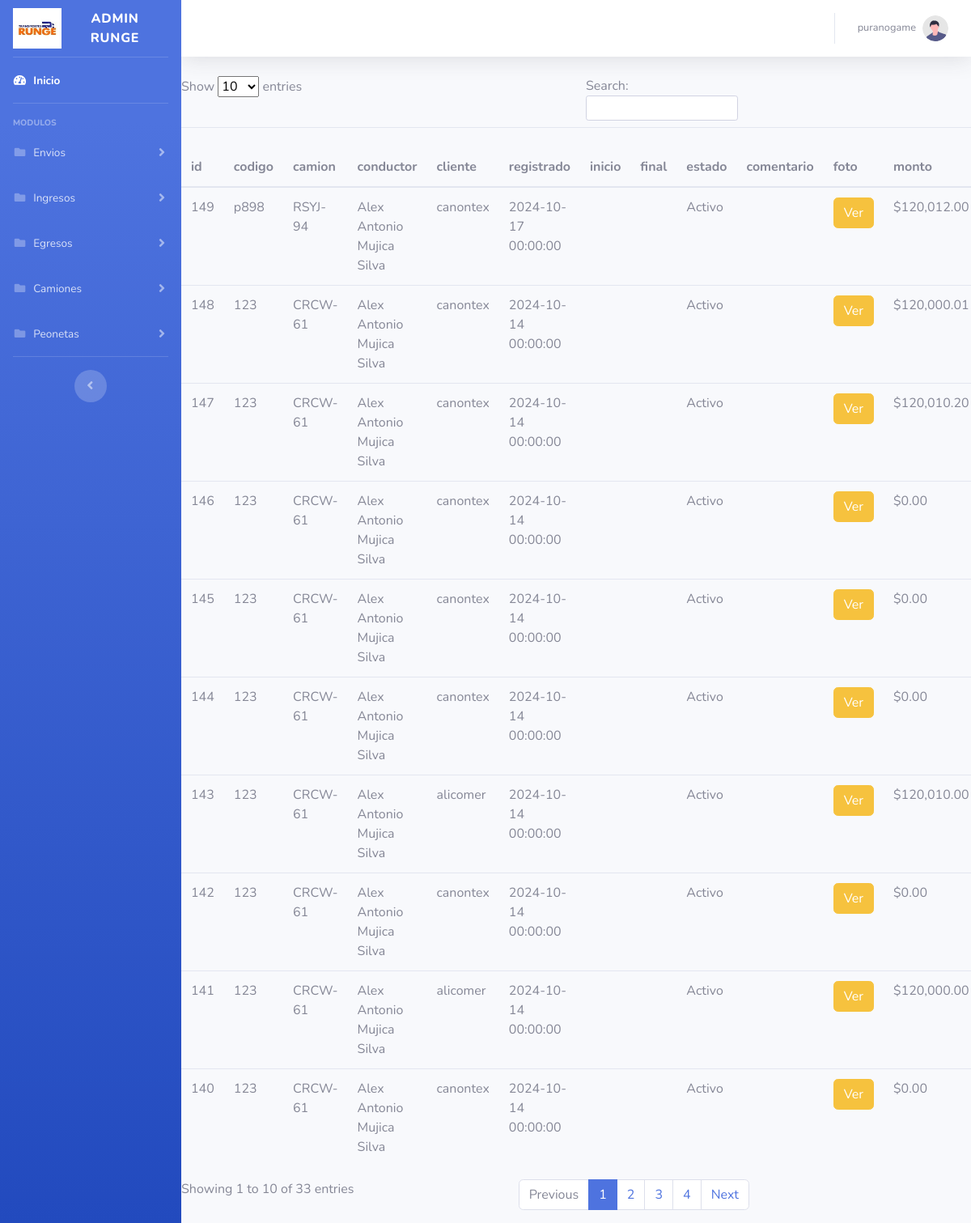
Page /php/views/admin/enviosviews/ViewEnvios.php (signed in) on the committed database.
### tables this page shows
CREATE TABLE `envios` (
  `idEnvio` int(11) NOT NULL,
  `idCamionFk` int(11) DEFAULT NULL,
  `idConductorFk` int(11) DEFAULT NULL,
  `idClienteFk` int(11) DEFAULT NULL,
  `fechaRegistrada` datetime NOT NULL,
  `fechaInicio` datetime DEFAULT NULL,
  `fechaFinal` datetime DEFAULT NULL,
  `estadoEnvio` int(11) NOT NULL,
  `comentarioEnvio` text DEFAULT NULL,
  `rutaFotoEnvio` varchar(255) DEFAULT NULL,
  `montoViaje` double DEFAULT NULL,
  `bonoConductor` double DEFAULT NULL,
  `bonoPeoneta` int(11) DEFAULT NULL,
  `codigoEnvio` varchar(100) DEFAULT NULL,
  `tipoDeViajeFK` int(11) UNSIGNED DEFAULT NULL,
  `sobreCargo` double DEFAULT NULL
);

CREATE TABLE `camion` (
  `camionId` int(11) NOT NULL,
  `descripcionCamion` varchar(100) DEFAULT NULL,
  `placaCamion` varchar(150) NOT NULL,
  `cubicajeCamion` int(11) NOT NULL,
  `estado` int(11) DEFAULT NULL
);

CREATE TABLE `conductor` (
  `idconductor` int(11) NOT NULL,
  `completenameconductor` varchar(255) NOT NULL,
  `fechaingresoconductor` datetime NOT NULL,
  `iduserfk` int(11) NOT NULL
);

CREATE TABLE `cliente` (
  `clienteId` int(11) NOT NULL,
  `nombreCliente` varchar(100) DEFAULT NULL,
  `SucursalPrincipal` varchar(255) NOT NULL
);

### php/logic/envios.php (called while the page is built, shortened)
<?php
include_once('camiones.php');
function listEnvios($con)
{
    $mensaje = "no hay envios registrados";
    $gestores = [];
    $sqlconductores = "SELECT * from envios";
    $resultConductores = $con->query($sqlconductores);
    if ($resultConductores->num_rows > 0) {
        while ($rowConductores = $resultConductores->fetch_assoc()) {
            $gestores[] = $rowConductores;
        }
    } else {
        return $mensaje;
    }
    return $gestores;
}

### php/logic/camiones.php (called while the page is built, shortened)
<?php
function listarCamionesPorId($con,$id)
{
    $mensaje = "no hay camiones que coinciden con este id: ".$id;
    $camiones = [];
    $sqlCamiones = "SELECT* from camion WHERE camionId=$id;";
    $resultcamiones = $con->query($sqlCamiones);
    if ($resultcamiones->num_rows > 0) {
        while ($rowCamiones = $resultcamiones->fetch_assoc()) {
            $camiones[] = $rowCamiones;
        }
    } else {
        return $mensaje;
    }
    return $camiones;
}
?>

### php/logic/conductores.php (called while the page is built, shortened)
<?php
function listarconductoresPorId($con,$id){
    $mensaje = "no hay conductores registrados con el id :".$id;
    $usuarios = [];
    $sqlUsarios = "SELECT* from conductor WHERE idconductor=$id;";
    $resultUsuarios = $con->query($sqlUsarios);
    if ($resultUsuarios->num_rows > 0) {
        while ($rowUsuarios = $resultUsuarios->fetch_assoc()) {
            $usuarios[] = $rowUsuarios;
        }
    } else {
        return $mensaje;
    }
    return $usuarios;
}
?>

### php/logic/clientes.php (called while the page is built, shortened)
<?php
function listarClientesPorId($con,$id){
    $mensaje = "no hay clientes registrados";
    $gestores = [];
    $sqlconductores = "SELECT * from cliente WHERE clienteid='$id'";
    $resultConductores = $con->query($sqlconductores);
    if ($resultConductores->num_rows > 0) {
        while ($rowConductores = $resultConductores->fetch_assoc()) {
            $gestores[] = $rowConductores;
        }
    } else {
        return $mensaje;
    }
    return $gestores;
}
?>

### php/views/admin/enviosviews/ViewEnvios.php (the view, shortened to what this page needs)
<?php
include_once('../../../config/conection.php');
include_once('../../../logic/camiones.php');
include_once('../../../logic/envios.php');
include_once('../../../logic/conductores.php');
include_once('../../../logic/clientes.php');
$envios = listEnvios($conexion);
?>
<!DOCTYPE html>
<html lang="en">
<head>
    <link href="../../../../vendor/fontawesome-free/css/all.min.css" rel="stylesheet" type="text/css">
    <link href="../../../../css/sb-admin-2.min.css" rel="stylesheet">
</head>
<body id="page-top">
    <div id="wrapper">
        <?php
        include_once('../../../partials/enviospartials/menucomponent.php');
        ?>
        <div id="content-wrapper" class="d-flex flex-column">
            <div id="content">
                <?php include_once('../../../partials/enviospartials/usercomponent.php'); ?>
                <div class="table-responsive">
                    <table class="table" id="myTable">
                        <thead>
                            <tr>
                            <th scope="col">id</th>
                                <th scope="col">codigo</th>
                                <th scope="col">camion</th>
                                <th scope="col">conductor</th>
                                <th scope="col">cliente</th>
                                <th scope="col">registrado</th>
                                <th scope="col">inicio</th>
                                <th scope="col">final</th>
                                <th scope="col">estado</th>
                                <th scope="col">comentario</th>
                                <th scope="col">foto</th>
                                <th scope="col">monto</th>
                            </tr>
                        </thead>
                        <tbody>
                            <?php
                            $tipodeRespuesta = gettype($envios);
                            if ($tipodeRespuesta == 'array') {
                                foreach ($envios as $envio) {
                                    $estadoString = '';
                                    if ($envio['estadoEnvio'] == 1) {
                                        $estadoString = 'Activo';
                                    } else if ($envio['estadoEnvio'] == 2) {
                                        $estadoString = 'iniciado';
                                    } else if ($envio['estadoEnvio'] == 3) {
                                        $estadoString = 'terminado';
                                    }
                                    $camion = listarCamionesPorId($conexion, $envio['idCamionFk']);
                                    $conductor = listarconductoresPorId($conexion, $envio['idConductorFk']);
                                    $cliente = listarClientesPorId($conexion, $envio['idClienteFk']);
                                    $tipodeenvio = listarTipoDeViajePorId($conexion, $envio['tipoDeViajeFK']);
                                    echo '
                                <tr>
                                <td>' . $envio['idEnvio'] . '</td>
                                <td>' . $envio['codigoEnvio'] . '</td>
                                <td>' . $camion[0]['placaCamion'] . '</td>
                                <td>' . $conductor[0]['completenameconductor'] . '</td>
                                <td>' . $cliente[0]['nombreCliente'] . '</td>
                                <td>' . $envio['fechaRegistrada'] . '</td>
                                <td>' . $envio['fechaInicio'] . '</td>
                                <td>' . $envio['fechaFinal'] . '</td>
                                <td>' . $estadoString . '</td>
                                <td>' . $envio['comentarioEnvio'] . '</td>
                                <td>
                                    <button type="button" class="btn btn-warning" data-toggle="modal" data-target="#imageModal" onclick="showImageModal(\'' . htmlspecialchars($envio['rutaFotoEnvio'], ENT_QUOTES) . '\')">Ver</button>
                                </td>
                                <td>$' . number_format($envio['montoViaje'], 2, '.', ',') . '</td>
                                <td>' . number_format($envio['bonoConductor'], 2, '.', ',') . '</td>
                                <td>' . number_format($envio['bonoPeoneta'], 2, '.', ',')  . '</td>
                                <td>' . $tipodeenvio[0]['descripcionViaje'] . '</td>
                                 <td>' . number_format($envio['sobreCargo'], 2, '.', ',') . '</td>
                                <input type="hidden" id="linkFoto" name="idEnvio" value="' . $envio['idEnvio'] . '" />
                                <input type="hidden" id="linkFoto" name="idEnvio" value="' . $envio['idEnvio'] . '" />
                                 </tr>
                                ';
                                }
                            } else if ($tipodeRespuesta == 'string') {
                                echo $envios;
                            }
                            ?>
                        </tbody>
                    </table>
                </div>
            </div>
        </div>
</body>
</html>

### rows in the picture
envios: idEnvio "140", codigoEnvio "123", idCamionFk.placaCamion "CRCW-61", idConductorFk.completenameconductor "Alex Antonio Mujica Silva", idClienteFk.nombreCliente "canontex", fechaRegistrada "2024-10-14 00:00:00", estadoEnvio "Activo", montoViaje "0.00"
envios: idEnvio "141", codigoEnvio "123", idCamionFk.placaCamion "CRCW-61", idConductorFk.completenameconductor "Alex Antonio Mujica Silva", idClienteFk.nombreCliente "alicomer", fechaRegistrada "2024-10-14 00:00:00", estadoEnvio "Activo", montoViaje "120,000.00"
envios: idEnvio "142", codigoEnvio "123", idCamionFk.placaCamion "CRCW-61", idConductorFk.completenameconductor "Alex Antonio Mujica Silva", idClienteFk.nombreCliente "canontex", fechaRegistrada "2024-10-14 00:00:00", estadoEnvio "Activo", montoViaje "0.00"
envios: idEnvio "143", codigoEnvio "123", idCamionFk.placaCamion "CRCW-61", idConductorFk.completenameconductor "Alex Antonio Mujica Silva", idClienteFk.nombreCliente "alicomer", fechaRegistrada "2024-10-14 00:00:00", estadoEnvio "Activo", montoViaje "120,010.00"
envios: idEnvio "144", codigoEnvio "123", idCamionFk.placaCamion "CRCW-61", idConductorFk.completenameconductor "Alex Antonio Mujica Silva", idClienteFk.nombreCliente "canontex", fechaRegistrada "2024-10-14 00:00:00", estadoEnvio "Activo", montoViaje "0.00"
envios: idEnvio "145", codigoEnvio "123", idCamionFk.placaCamion "CRCW-61", idConductorFk.completenameconductor "Alex Antonio Mujica Silva", idClienteFk.nombreCliente "canontex", fechaRegistrada "2024-10-14 00:00:00", estadoEnvio "Activo", montoViaje "0.00"
envios: idEnvio "146", codigoEnvio "123", idCamionFk.placaCamion "CRCW-61", idConductorFk.completenameconductor "Alex Antonio Mujica Silva", idClienteFk.nombreCliente "canontex", fechaRegistrada "2024-10-14 00:00:00", estadoEnvio "Activo", montoViaje "0.00"
envios: idEnvio "147", codigoEnvio "123", idCamionFk.placaCamion "CRCW-61", idConductorFk.completenameconductor "Alex Antonio Mujica Silva", idClienteFk.nombreCliente "canontex", fechaRegistrada "2024-10-14 00:00:00", estadoEnvio "Activo", montoViaje "120,010.20"
envios: idEnvio "148", codigoEnvio "123", idCamionFk.placaCamion "CRCW-61", idConductorFk.completenameconductor "Alex Antonio Mujica Silva", idClienteFk.nombreCliente "canontex", fechaRegistrada "2024-10-14 00:00:00", estadoEnvio "Activo", montoViaje "120,000.01"
envios: idEnvio "149", codigoEnvio "p898", idCamionFk.placaCamion "RSYJ-94", idConductorFk.completenameconductor "Alex Antonio Mujica Silva", idClienteFk.nombreCliente "canontex", fechaRegistrada "2024-10-17 00:00:00", estadoEnvio "Activo", montoViaje "120,012.00"

### other values in the picture
$_SESSION['username'] "puranogame"
